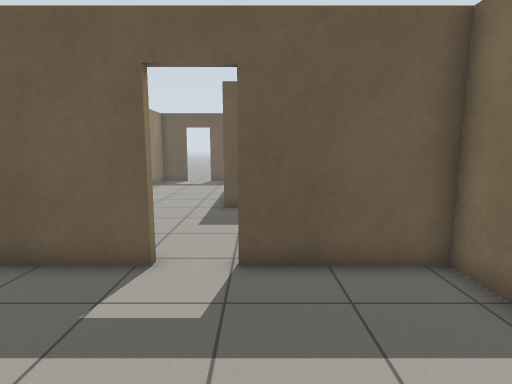
view 1 (above)

17 first-person views from a walk through a world built for the Gazebo simulator. The camera is 1.2 m above the floor, tilts 8° down and sees 80° across. The floor is counted in squares, 0.5 m on a side. Each view is taken from the middle of a square. On the plan, view 1 faces up. The plan holds only what a view shows up to about 18 squares ahead; the rest is blank.

view 2
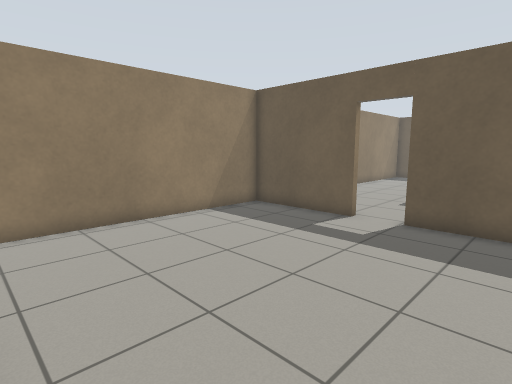

view 3
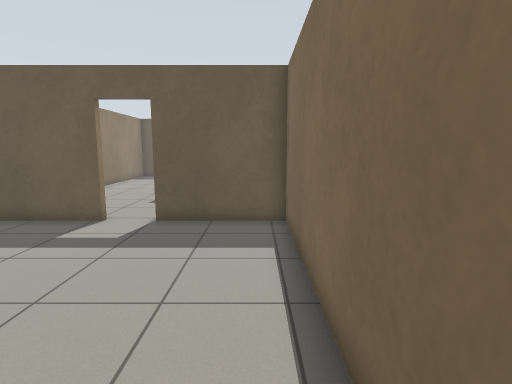

view 4
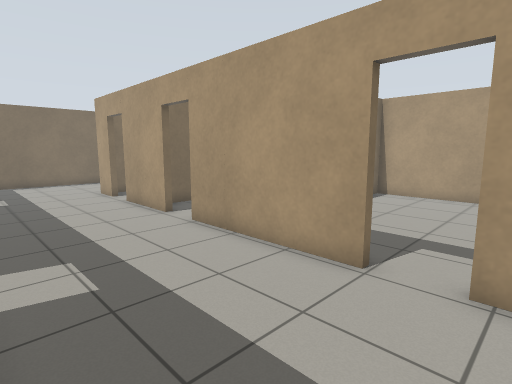

view 5
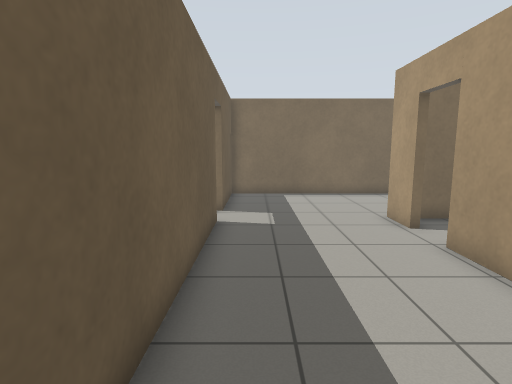

view 6
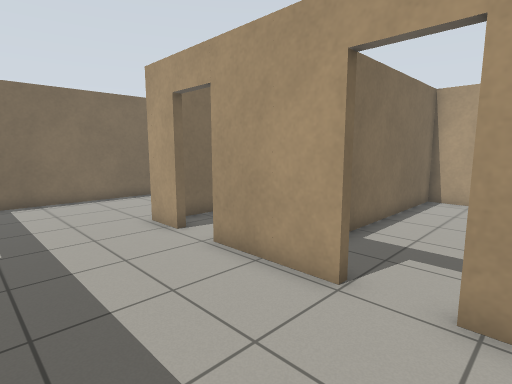

view 7
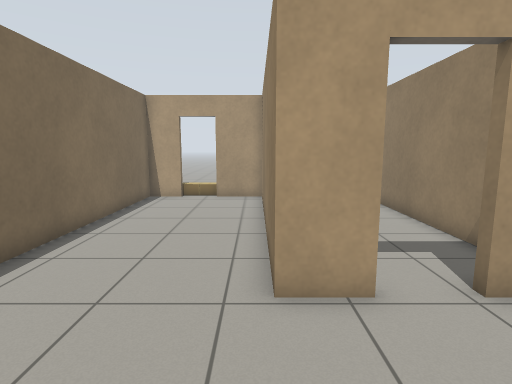

view 8
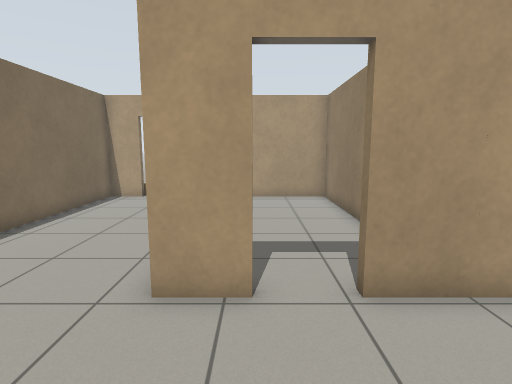

view 9
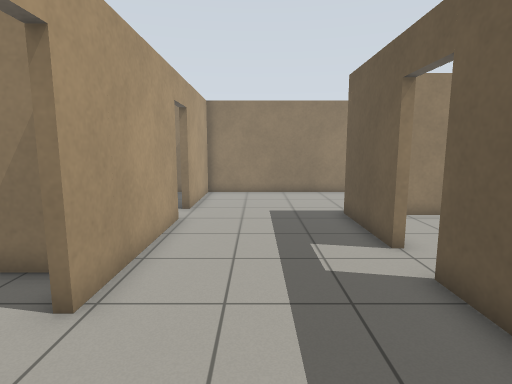

view 10
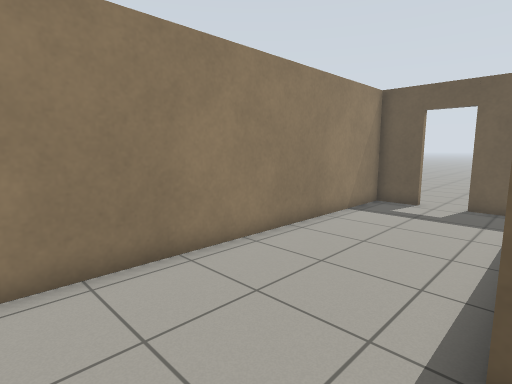

view 11
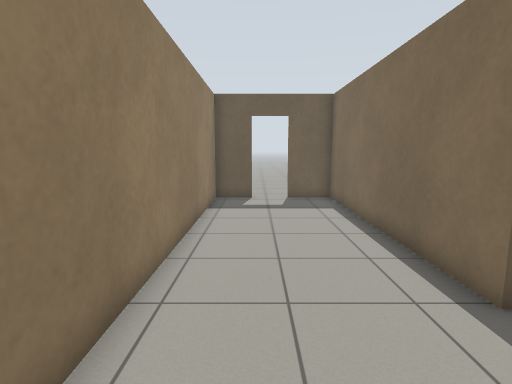

view 12
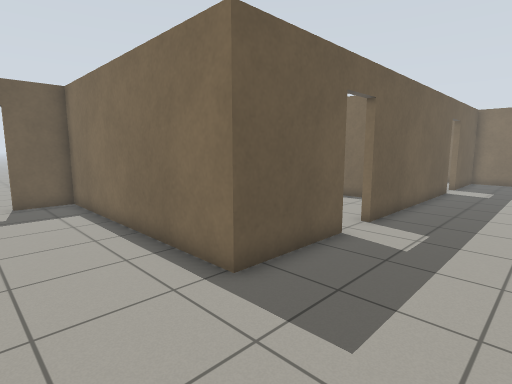

view 13
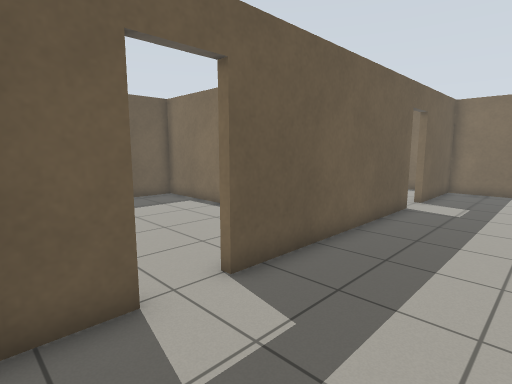

view 14
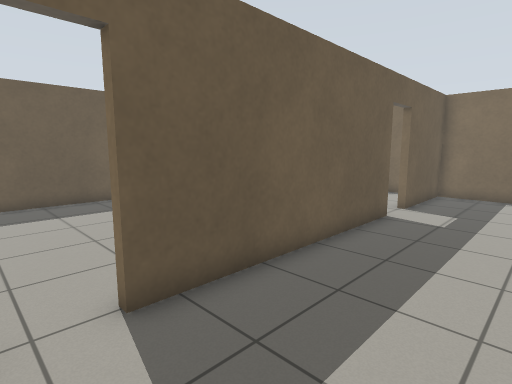

view 15
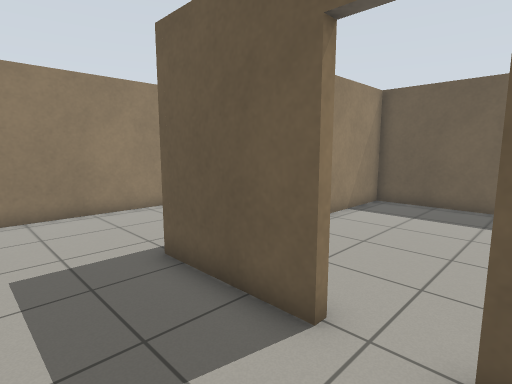

view 16
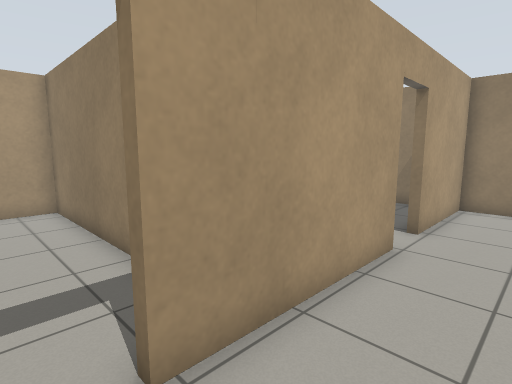

view 17
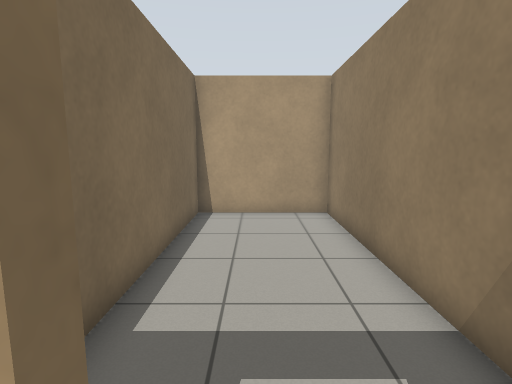

### Floor plan
Ten units are one square. View 1 is at (0, 0); x grows to the right and y downward. Boxes are objects, and circles mark ways between rooms. Rooms are numbered by the first view taken in them; rooms with no view inside come last. Other rooms are left out.
<svg viewBox="-75 -235 284 284">
<path fill="none" stroke="#000" d="M-21 -60 -70 -60 -70 34M-6 44 40 44 40 -60 -4 -60M75 -63 114 -63M29 -123 -13 -123 -13 -230 -35 -230M-4 -63 59 -63M130 -63 147 -63 147 20M141 -123 45 -123M147 36 147 41M146 44 165 44M-51 -230 -70 -230 -70 -63 -21 -63M204 44 204 -123 157 -123M-10 -159 -10 -145M94 -186 94 -230 -10 -230 -10 -189M94 -149 94 -160M43 -50 43 44 92 44 92 -51M95 -38 95 44 133 44M144 -39 144 -55"/>
<circle cx="-15" cy="-60" r="3" fill="#2a7"/>
<circle cx="37" cy="-123" r="3" fill="#2a7"/>
<circle cx="65" cy="-60" r="3" fill="#2a7"/>
<circle cx="125" cy="-60" r="3" fill="#2a7"/>
<text x="-20" y="-10">1</text>
<text x="60" y="-90">2</text>
<text x="40" y="-180">3</text>
<text x="60" y="-10">4</text>
<text x="110" y="-10">5</text>
</svg>
Room 1 opens to room 2. Room 2 opens to room 3. Room 2 opens to room 4. Room 2 opens to room 5.

Where each view was taken, in squares from view 1:
view 1: 0 up, 0 right, facing up
view 2: 4 down, 3 right, facing up-left
view 3: 4 down, 3 right, facing up
view 4: 12 up, 3 left, facing down-right
view 5: 11 up, 4 right, facing right
view 6: 11 up, 5 right, facing down-right
view 7: 11 up, 15 right, facing down
view 8: 11 up, 13 right, facing down
view 9: 9 up, 10 right, facing left
view 10: 9 up, 1 left, facing up-left
view 11: 8 up, 5 left, facing up
view 12: 8 up, 5 left, facing up-right
view 13: 8 up, 1 right, facing up-right
view 14: 8 up, 3 right, facing up-right
view 15: 9 up, 5 right, facing up-left
view 16: 9 up, 7 right, facing down-left
view 17: 7 up, 7 right, facing down
